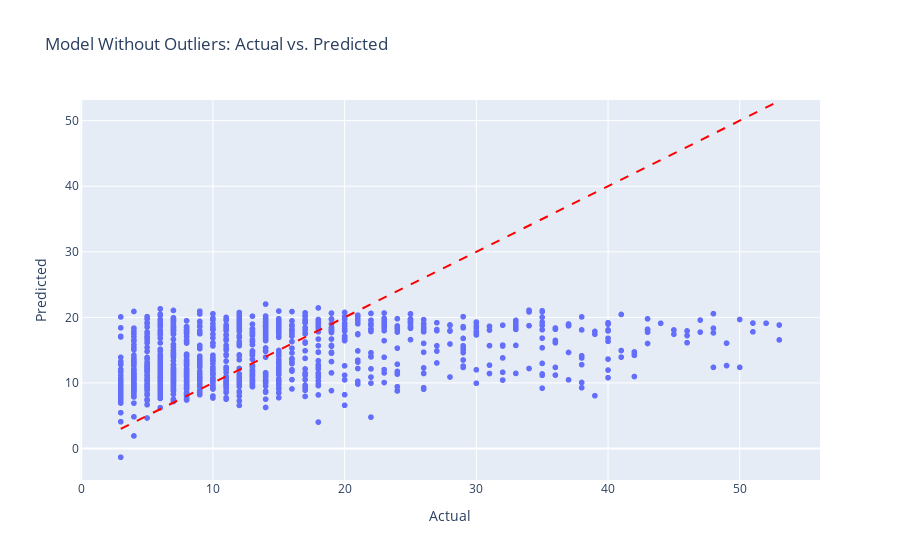

The cell this chart's notebook holds for it:
### Code cell
# Update pipeline to use Lasso regression model
pipe_lasso = Pipeline(steps=[
    ('columntransformer', col_transformer),
    ('model', Lasso(max_iter=10000, random_state=42))  # Placeholder for Lasso
])

# Define a parameter grid for Lasso
param_grid_lasso = {
    'model__alpha': [0.001, 0.01, 0.1, 1.0, 10.0, 100.0]  # Values to search for regularization strength
}

# Set up grid search
grid_search_lasso = GridSearchCV(pipe_lasso, param_grid_lasso, cv=5, scoring='neg_root_mean_squared_error', verbose=2, n_jobs=-1)

# Fit the model
grid_search_lasso.fit(X_train_filtered, y_train_filtered)

# Get the best model and its parameters
best_lasso_model = grid_search_lasso.best_estimator_
print(f"Best Parameters for Lasso: {grid_search_lasso.best_params_}")
print(f"Best RMSE for Lasso: {-grid_search_lasso.best_score_:.3f}")

# Use the best Lasso model to predict on the validation set
y_val_pred_lasso = best_lasso_model.predict(X_val_filtered)
rmse_val_lasso = root_mean_squared_error(y_val_filtered, y_val_pred_lasso)
print(f"RMSE on Validation Set (Lasso): {rmse_val_lasso:.3f}")

# Plot actual vs predicted for filtered data
plot_actual_vs_pred(y_val_filtered, y_val_pred_lasso, "Model Without Outliers")

### Figure 1 — Plotly figure (JSON) as saved in the notebook; plotly's stock layout.template omitted (floating-point values rounded to 4 significant figures; data arrays with more than 128 entries replaced by an {"elided": "..."} marker saying what was removed)
{"data": [{"hovertemplate": "Actual=%{x}<br>Predicted=%{y}<extra></extra>", "legendgroup": "", "marker": {"color": "#636efa", "symbol": "circle"}, "mode": "markers", "name": "", "showlegend": false, "type": "scattergl", "x": {"elided": "1101 int values"}, "xaxis": "x", "y": {"elided": "1101 float values"}, "yaxis": "y"}], "layout": {"legend": {"tracegroupgap": 0}, "shapes": [{"line": {"color": "Red", "dash": "dash"}, "type": "line", "x0": 3, "x1": 53, "y0": 3, "y1": 53}], "title": {"text": "Model Without Outliers: Actual vs. Predicted"}, "xaxis": {"anchor": "y", "domain": [0, 1], "title": {"text": "Actual"}}, "yaxis": {"anchor": "x", "domain": [0, 1], "title": {"text": "Predicted"}}}}
